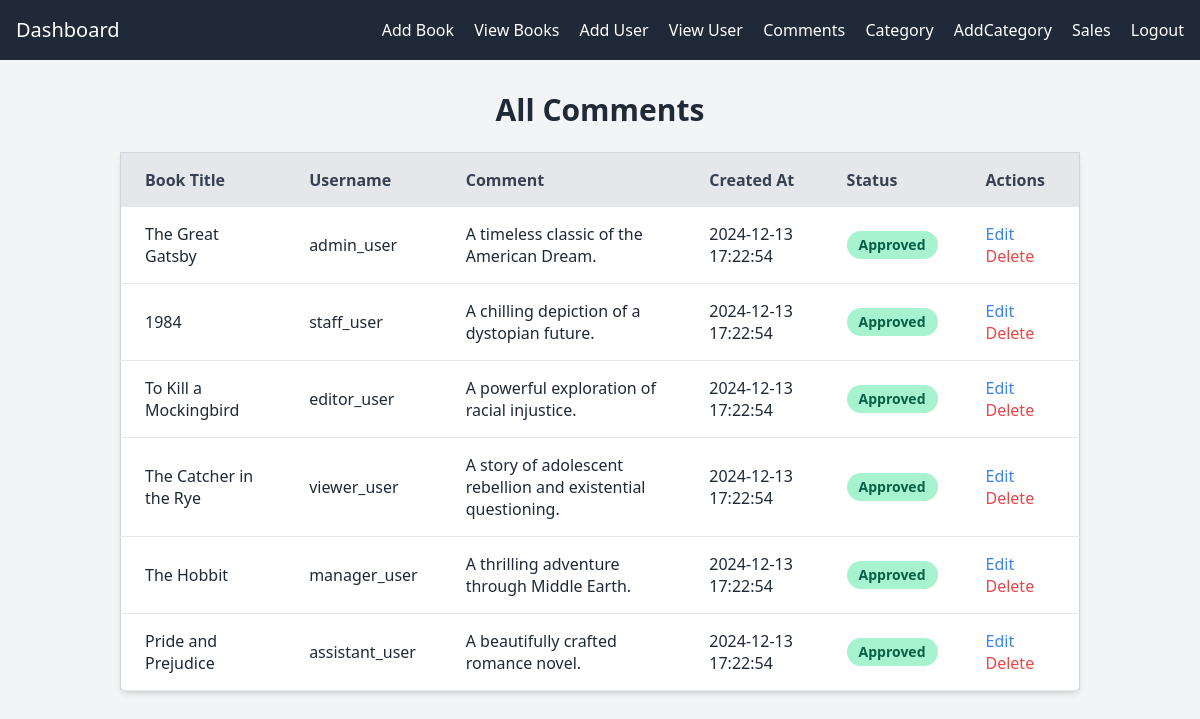
The page /comments.php on the database its author committed.
### tables this page shows
CREATE TABLE Comments (
    comment_id INT AUTO_INCREMENT PRIMARY KEY,
    book_id INT NOT NULL,
    user_id INT NOT NULL,
    comment_text TEXT NOT NULL,
    created_at TIMESTAMP DEFAULT CURRENT_TIMESTAMP,
    moderated ENUM('pending', 'approved', 'rejected') DEFAULT 'pending',
    FOREIGN KEY (book_id) REFERENCES Books(book_id) ON DELETE CASCADE,
    FOREIGN KEY (user_id) REFERENCES Users(user_id) ON DELETE CASCADE
);

CREATE TABLE Books (
    book_id INT AUTO_INCREMENT PRIMARY KEY,
    title VARCHAR(255) NOT NULL,
    author VARCHAR(100) NOT NULL,
    ISBN VARCHAR(20) UNIQUE,
    genre VARCHAR(50) NOT NULL,
    price DECIMAL(10, 2) NOT NULL,
    stock_quantity INT NOT NULL,
    publication_date DATE NULL
);

CREATE TABLE Users (
    user_id INT AUTO_INCREMENT PRIMARY KEY,
    username VARCHAR(50) NOT NULL UNIQUE,
    email VARCHAR(100) NOT NULL UNIQUE,
    password_hash VARCHAR(255) NOT NULL,
    role ENUM('admin', 'staff', 'editor', 'viewer') NOT NULL,
    created_at TIMESTAMP DEFAULT CURRENT_TIMESTAMP,
    updated_at TIMESTAMP NULL
);

### comments.php (the view, shortened to what this page needs)
<?php
include 'db_connect.php';
include 'nav_admin.php';
$stmt = $pdo->prepare("SELECT c.comment_id, c.comment_text, c.created_at, c.moderated, u.username, b.title
                       FROM Comments c
                       JOIN Users u ON c.user_id = u.user_id
                       JOIN Books b ON c.book_id = b.book_id
                       ORDER BY c.created_at DESC");
$stmt->execute();
$comments = $stmt->fetchAll();
?>
<!DOCTYPE html>
<html lang="en">
<head>
    <link href="https://cdn.jsdelivr.net/npm/tailwindcss@2.2.19/dist/tailwind.min.css" rel="stylesheet">
</head>
<body class="bg-gray-100">
    <div class="container mx-auto p-8">
        <h1 class="text-3xl font-bold text-center text-gray-800 mb-6">All Comments</h1>
        <table class="min-w-full bg-white border border-gray-300 rounded-lg shadow-md">
            <thead>
                <tr class="text-left bg-gray-200">
                    <th class="px-6 py-4 text-gray-700">Book Title</th>
                    <th class="px-6 py-4 text-gray-700">Username</th>
                    <th class="px-6 py-4 text-gray-700">Comment</th>
                    <th class="px-6 py-4 text-gray-700">Created At</th>
                    <th class="px-6 py-4 text-gray-700">Status</th>
                    <th class="px-6 py-4 text-gray-700">Actions</th>
                </tr>
            </thead>
            <tbody>
                <?php foreach ($comments as $comment): ?>
                <tr class="border-b">
                    <td class="px-6 py-4 text-gray-800"><?php echo htmlspecialchars($comment['title']); ?></td>
                    <td class="px-6 py-4 text-gray-800"><?php echo htmlspecialchars($comment['username']); ?></td>
                    <td class="px-6 py-4 text-gray-800"><?php echo htmlspecialchars($comment['comment_text']); ?></td>
                    <td class="px-6 py-4 text-gray-800"><?php echo date('Y-m-d H:i:s', strtotime($comment['created_at'])); ?></td>
                    <td class="px-6 py-4 text-gray-800">
                        <span class="inline-block px-3 py-1 text-sm font-semibold rounded-full
                            <?php echo $comment['moderated'] == 'approved' ? 'bg-green-200 text-green-800' : ($comment['moderated'] == 'rejected' ? 'bg-red-200 text-red-800' : 'bg-yellow-200 text-yellow-800'); ?>">
                            <?php echo ucfirst($comment['moderated']); ?>
                        </span>
                    </td>
                    <td class="px-6 py-4">
                        <a href="edit_comment.php?id=<?php echo $comment['comment_id']; ?>"
                           class="text-blue-500 hover:text-blue-700 mr-3">Edit</a>
                        <a href="delete_comment.php?id=<?php echo $comment['comment_id']; ?>"
                           class="text-red-500 hover:text-red-700">Delete</a>
                    </td>
                </tr>
                <?php endforeach; ?>
            </tbody>
        </table>
    </div>
</body>
</html>

### rows shown on the page
comments: book.title "The Great Gatsby", user.username "admin_user", comment_text "A timeless classic of the American Dream.", created_at "2024-12-13 17:22:54", moderated "Approved"
comments: book.title "1984", user.username "staff_user", comment_text "A chilling depiction of a dystopian future.", created_at "2024-12-13 17:22:54", moderated "Approved"
comments: book.title "To Kill a Mockingbird", user.username "editor_user", comment_text "A powerful exploration of racial injustice.", created_at "2024-12-13 17:22:54", moderated "Approved"
comments: book.title "The Catcher in the Rye", user.username "viewer_user", comment_text "A story of adolescent rebellion and existential questioning.", created_at "2024-12-13 17:22:54", moderated "Approved"
comments: book.title "The Hobbit", user.username "manager_user", comment_text "A thrilling adventure through Middle Earth.", created_at "2024-12-13 17:22:54", moderated "Approved"
comments: book.title "Pride and Prejudice", user.username "assistant_user", comment_text "A beautifully crafted romance novel.", created_at "2024-12-13 17:22:54", moderated "Approved"
